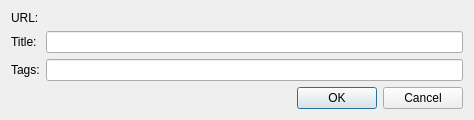
<?xml version="1.0" encoding="UTF-8"?>
<ui version="4.0">
 <class>AddToFavoritesDialog</class>
 <widget class="QDialog" name="AddToFavoritesDialog">
  <property name="geometry">
   <rect>
    <x>0</x>
    <y>0</y>
    <width>474</width>
    <height>114</height>
   </rect>
  </property>
  <property name="windowTitle">
   <string>Add to favorites</string>
  </property>
  <property name="windowIcon">
   <iconset resource="resources.qrc">
    <normaloff>:/resources/images/poshuku.svg</normaloff>:/resources/images/poshuku.svg</iconset>
  </property>
  <layout class="QVBoxLayout" name="verticalLayout">
   <item>
    <layout class="QFormLayout" name="formLayout">
     <property name="fieldGrowthPolicy">
      <enum>QFormLayout::AllNonFixedFieldsGrow</enum>
     </property>
     <item row="0" column="0">
      <widget class="QLabel" name="label_2">
       <property name="text">
        <string>URL:</string>
       </property>
      </widget>
     </item>
     <item row="0" column="1">
      <widget class="QLabel" name="URLLabel_">
       <property name="text">
        <string/>
       </property>
      </widget>
     </item>
     <item row="1" column="0">
      <widget class="QLabel" name="label">
       <property name="text">
        <string>Title:</string>
       </property>
      </widget>
     </item>
     <item row="1" column="1">
      <widget class="QLineEdit" name="TitleEdit_"/>
     </item>
     <item row="2" column="0">
      <widget class="QLabel" name="label_3">
       <property name="text">
        <string>Tags:</string>
       </property>
      </widget>
     </item>
     <item row="2" column="1">
      <widget class="LeechCraft::Util::TagsLineEdit" name="TagsEdit_"/>
     </item>
    </layout>
   </item>
   <item>
    <widget class="QDialogButtonBox" name="buttonBox">
     <property name="orientation">
      <enum>Qt::Horizontal</enum>
     </property>
     <property name="standardButtons">
      <set>QDialogButtonBox::Cancel|QDialogButtonBox::Ok</set>
     </property>
    </widget>
   </item>
  </layout>
 </widget>
 <customwidgets>
  <customwidget>
   <class>LeechCraft::Util::TagsLineEdit</class>
   <extends>QLineEdit</extends>
   <header location="global">plugininterface/tagslineedit.h</header>
  </customwidget>
 </customwidgets>
 <resources>
  <include location="resources.qrc"/>
 </resources>
 <connections>
  <connection>
   <sender>buttonBox</sender>
   <signal>accepted()</signal>
   <receiver>AddToFavoritesDialog</receiver>
   <slot>accept()</slot>
   <hints>
    <hint type="sourcelabel">
     <x>248</x>
     <y>254</y>
    </hint>
    <hint type="destinationlabel">
     <x>157</x>
     <y>274</y>
    </hint>
   </hints>
  </connection>
  <connection>
   <sender>buttonBox</sender>
   <signal>rejected()</signal>
   <receiver>AddToFavoritesDialog</receiver>
   <slot>reject()</slot>
   <hints>
    <hint type="sourcelabel">
     <x>316</x>
     <y>260</y>
    </hint>
    <hint type="destinationlabel">
     <x>286</x>
     <y>274</y>
    </hint>
   </hints>
  </connection>
 </connections>
</ui>
